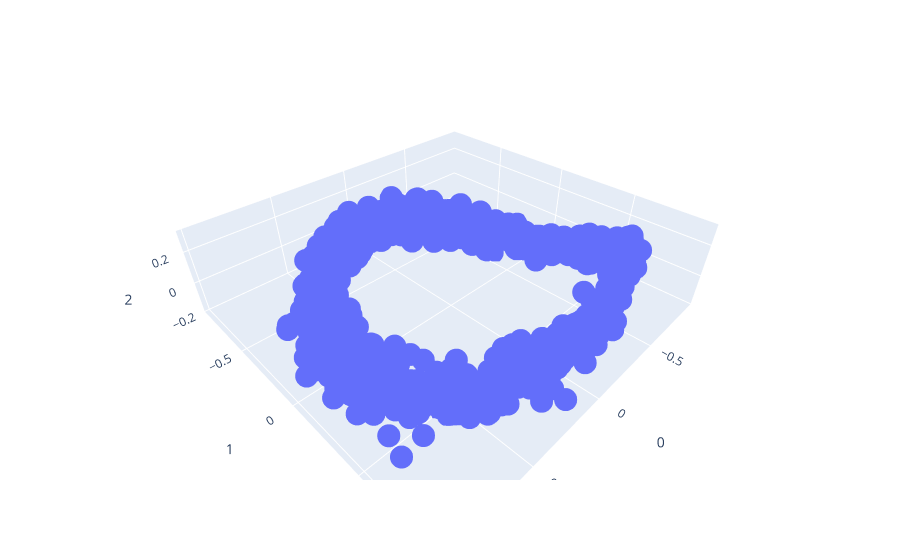

Notebook code for this chart:
### Code cell
# PCA projection of the activity of the grid cells in 3D

pca3D = PCA(n_components=3)
pca3D.fit(activity.T)

embedding = pca3D.transform(activity.T)

print(embedding.shape)

# from mpl_toolkits.mplot3d import Axes3D

# fig = plt.figure()
# ax = fig.add_subplot(111, projection='3d')

# ax.scatter(embedding[:, 0], embedding[:, 1], embedding[:, 2], s=10)
# ax.set_aspect('equal', 'datalim')
# plt.title('PCA projection of the activity of the grid cells', fontsize=12)

# plt.show()

# Make interactive 3D plot for notebook
import plotly.express as px
fig = px.scatter_3d(embedding, x=0, y=1, z=2)
fig.show()

### Figure 1 — Plotly figure (JSON) as saved in the notebook; plotly's stock layout.template omitted (floating-point values rounded to 4 significant figures; data arrays with more than 128 entries replaced by an {"elided": "..."} marker saying what was removed)
{"data": [{"hovertemplate": "0=%{x}<br>1=%{y}<br>2=%{z}<extra></extra>", "legendgroup": "", "marker": {"color": "#636efa", "symbol": "circle"}, "mode": "markers", "name": "", "scene": "scene", "showlegend": false, "type": "scatter3d", "x": {"elided": "1000 float values"}, "y": {"elided": "1000 float values"}, "z": {"elided": "1000 float values"}}], "layout": {"legend": {"tracegroupgap": 0}, "margin": {"t": 60}, "scene": {"domain": {"x": [0, 1], "y": [0, 1]}, "xaxis": {"title": {"text": "0"}}, "yaxis": {"title": {"text": "1"}}, "zaxis": {"title": {"text": "2"}}}}}
